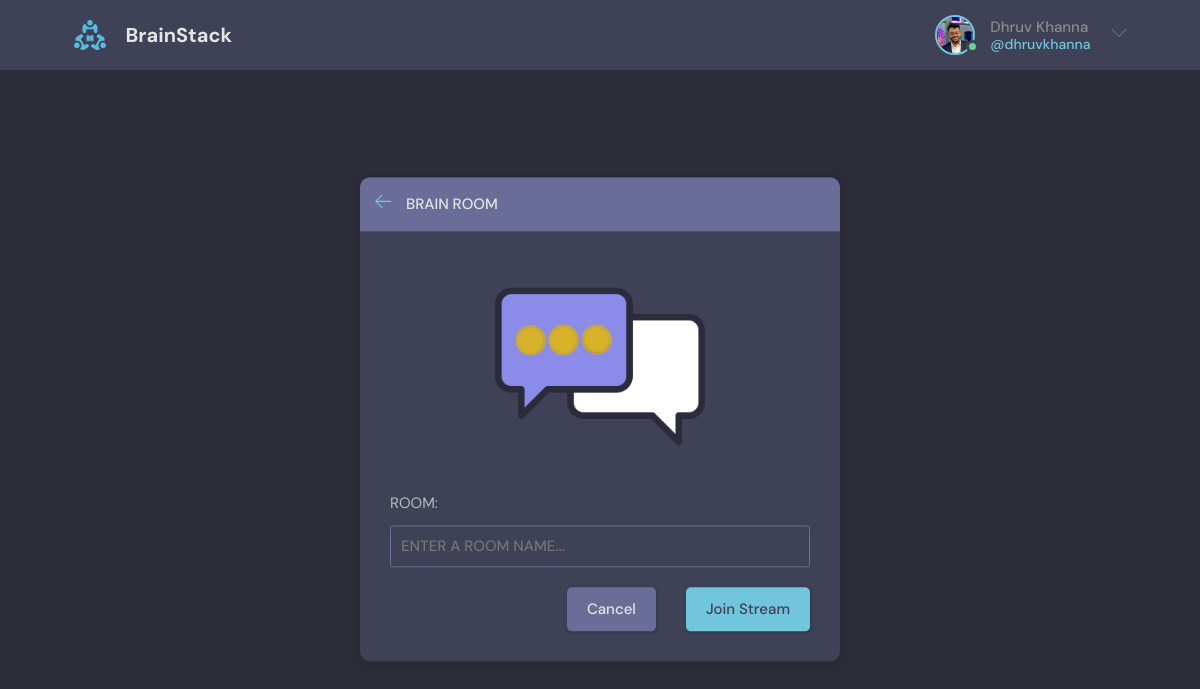
Page /brainroom/ (signed in) on the committed database.
### base/models.py (models this page shows, shortened)
class User(AbstractUser):
    name = models.CharField(max_length=200, null=True)
    username = models.CharField(max_length=150, unique=True)
    email = models.EmailField(unique=True, null=True)
    bio = models.TextField(null=True)
    avatar = models.ImageField(null=True, default="avatar.svg")
    USERNAME_FIELD = 'username'
    REQUIRED_FIELDS = []

### videoroom/views.py (the view)
# urls.py: path('', views.lobby, name='bn-lobby'),
@login_required(login_url='login')
def lobby(request):
    navbar = False
    context = {
        'navbar': navbar,
    }
    return render(request, 'videoroom/lobby.html', context)

### videoroom/templates/videoroom/lobby.html (shortened to what this page needs)
{% extends 'main1.html' %}
{% load static %}
{% block content %}
<link rel="stylesheet" href="{% static 'styles/vc_css/brainnest.css' %}" />
<main>
    <div class="container">
        <div class="layout__box">
          <div class="layout__boxHeader">
            <div class="layout__boxTitle">
              <a href="{% url 'home' %}">
                <svg version="1.1" xmlns="http://www.w3.org/2000/svg" width="32" height="32" viewBox="0 0 32 32">
                  <title>arrow-left</title>
                  <path
                    d="M13.723 2.286l-13.723 13.714 13.719 13.714 1.616-1.611-10.96-10.96h27.625v-2.286h-27.625l10.965-10.965-1.616-1.607z">
                  </path>
                </svg>
              </a>
              <h3>
                Brain Room
              </h3>
            </div>
          </div>
          <div class="layout__body">
            <form class="form" id="brainnest-form">
              <div class="form__group logo" style="text-align: center;">
                <img id="logo" src="{% static 'images/icons/videoroom/chat-icon.png' %}" style="width: 50%;"/>
              </div>
              <div class="form__group">
                <label>ROOM:</label>
                <input name="room" placeholder="Enter a room name..."  style="text-transform:uppercase"/>
              </div>
              <div class="form__action">
                <a class="btn btn--dark" href="{{request.META.HTTP_REFERER}}">Cancel</a>
                <input class="btn btn--main" type="submit" value="Join Stream">
              </div>
            </form>
          </div>
        </div>
      </div>
</main>
{% endblock content %}

### templates/main1.html (shortened to what this page needs)
<!DOCTYPE html>
{% load static %}
<html lang="en">
  <head>
    <link rel="stylesheet" href="{% static 'styles/style.css' %}" />
    <link rel="stylesheet" href="{% static 'styles/corner_bt.css' %}">
  </head>
  <body>
    <header class="header header--loggedIn">
        <div class="container">
          <a href="{% url 'home' %}" class="header__logo">
            <img src="{% static 'images/logo.svg' %}" />
            <h1>BrainStack</h1>
          </a>
            <nav class="header__menu">
            {% if request.user.is_authenticated %}
            <div class="header__user">
              <a href="{% url 'user-profile' request.user.id %}">
                <div class="avatar avatar--medium active">
                  <img src="{{ request.user.avatar.url }}" />
                </div>
                <p>{{ request.user.first_name }} {{ request.user.last_name }} <span>@{{ request.user.username }}</span></p>
              </a>
              <button class="dropdown-button">
                <svg version="1.1" xmlns="http://www.w3.org/2000/svg" width="32" height="32" viewBox="0 0 32 32">
                  <title>chevron-down</title>
                  <path d="M16 21l-13-13h-3l16 16 16-16h-3l-13 13z"></path>
                </svg>
              </button>
            </div>
            {% else %}
            <a href="{% url 'login' %}">
              <img src="{% static 'images/avatar.svg' %}"  />
              <p>Login</p>
            </a>
            {% endif %}
          </nav>
        </div>
    </header>
    {% block content %}
    {% endblock %}
  </body>
</html>

### static/styles/style.css (style rules this page uses)
:root { --color-main: #71c6dd; --color-main-light: #e1f6fb; --color-dark: #3f4156; --color-dark-medium: #51546e; --color-dark-light: #696d97; --color-light: #e5e5e5; --color-gray: #8b8b8b; --color-light-gray: #b2bdbd; --color-bg: #2d2d39; --color-success: #5dd693; --color-error: #fc4b0b; }
* { font-family: "DM Sans", -apple-system, BlinkMacSystemFont, "Segoe UI", Roboto, Oxygen, Ubuntu, Cantarell, "Open Sans", "Helvetica Neue", sans-serif; margin: 0; padding: 0; box-sizing: border-box; text-rendering: optimizeLegibility; font-size: inherit; }
html { font-size: 56.25%; }
@media only screen and (min-width: 1200px) { html { font-size: 62.5%; } }
body { line-height: 1.6; font-weight: 400; font-size: 1.5rem; color: var(--color-light-gray); background-color: var(--color-bg); min-height: 100vh; }
img { width: 100%; }
a { display: inline-block; color: var(--color-main); text-decoration: none; }
.container { max-width: 120rem; width: 90%; margin: auto; }
.btn { background-color: transparent; border: none; display: inline-flex; align-items: center; gap: 1rem; cursor: pointer; transition: all ease-in-out 0.3s; padding: 1rem 2rem; border-radius: 5px; box-shadow: 1px 1px 3px 1px rgba(0, 0, 0, 0.15); font-weight: 500; }
.btn--main { background-color: var(--color-main); color: var(--color-dark); }
.btn--dark { background-color: var(--color-dark-light); color: var(--color-light); }
.avatar { position: relative; display: inline-block; border-radius: 50%; border: 2px solid var(--color-main); }
.avatar img { display: block; border-radius: 50%; object-fit: cover; object-position: center; }
.avatar::after { content: ""; display: block; position: absolute; background-color: var(--color-gray); z-index: 111; border-radius: 50%; border: 0.3rem solid var(--color-dark); }
.avatar.active::after { background-color: var(--color-success); }
.avatar.avatar--medium img { width: 3.6rem; height: 3.6rem; border-radius: 50%; }
.avatar.avatar--medium:after { width: 0.7rem; height: 0.7rem; bottom: 0px; right: -6px; }
.header { padding: 1.5rem; background-color: var(--color-dark); }
.header > .container { display: flex; gap: 9.5rem; }
.header__logo, .header__user { display: flex; gap: 2rem; align-items: center; }
.header__logo > img { height: 3.2rem; width: 3.2rem; }
.header__logo > h1 { font-weight: 700; font-size: 2rem; color: var(--color-light); }
.header__menu { margin-left: auto; position: relative; }
.header__menu a { display: flex; gap: 1.5rem; align-items: center; font-weight: 500; text-decoration: none; color: var(--color-gray); }
.header__menu img { height: 3.6rem; }
.header__menu p { line-height: 1.2; }
.header__menu span { color: var(--color-main); font-weight: 500; font-size: 1.4rem; display: block; }
.header__menu svg { width: 1.6rem; height: 1.6rem; fill: var(--color-dark-light); }
.dropdown-button { background: transparent; border: 0; outline: 0; cursor: pointer; }
.layout__box { width: 90%; max-width: 48rem; min-height: 40rem; max-height: 100%; position: absolute; top: 50%; left: 50%; transform: translate(-50%, -46%); background-color: var(--color-dark); border-radius: 1rem; box-shadow: 1px 1px 6px 3px rgba(0, 0, 0, 0.1); overflow: hidden; overflow-y: scroll; }
.layout__box { -ms-overflow-style: none; scrollbar-width: none; }
.layout__boxHeader { display: flex; padding: 1.5rem; background-color: var(--color-dark-light); }
.layout__boxTitle { display: flex; gap: 1.5rem; align-items: center; }
.layout__boxTitle h3 { text-transform: uppercase; font-weight: 500; color: var(--color-light); }
.layout__boxTitle svg { width: 1.6rem; height: 1.6rem; fill: var(--color-main); }
.layout__body { margin: 3rem; }
.form__group { margin-bottom: 2rem; width: 100%; }
.form__group label { display: block; font-size: 1.5rem; margin-bottom: 1rem; }
.form__group input, .form__group textarea, .form__group select { background: transparent; border: 1px solid var(--color-dark-light); padding: 1rem; border-radius: 3px; width: 100%; color: var(--color-light); font-weight: 500; outline: none; }
.form__action { display: flex; justify-content: flex-end; gap: 3rem; }

### static/styles/vc_css/brainnest.css (style rules this page uses)
#logo { display: block; width: 60px; margin: 0 auto; }

### rows in the picture
User: user.avatar (picture), user.first_name "Dhruv", user.last_name "Khanna", user.username "dhruvkhanna"
